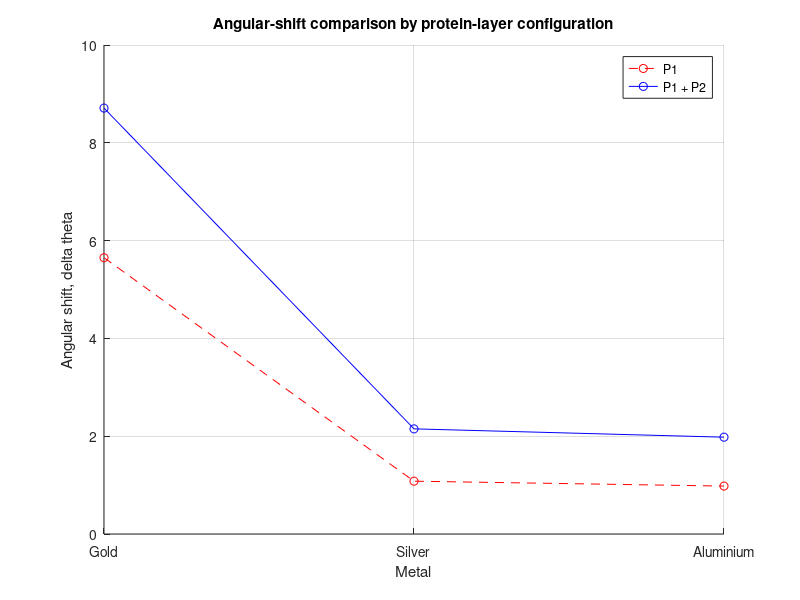

Write the MATLAB code that produced this figure.
% Preset angular shifts from the coursework, grouped by protein-layer case.
metals = {'Gold', 'Silver', 'Aluminium'};
one_layer = [5.65, 1.08, 0.98];
two_layers = [8.71, 2.15, 1.98];
figure; hold on;
plot(1:3, one_layer, 'r--o', 'DisplayName', 'P1');
plot(1:3, two_layers, 'b-o', 'DisplayName', 'P1 + P2');
set(gca, 'XTick', 1:3, 'XTickLabel', metals);
xlabel('Metal'); ylabel('Angular shift, delta theta');
title('Angular-shift comparison by protein-layer configuration');
legend show; grid on; hold off;
